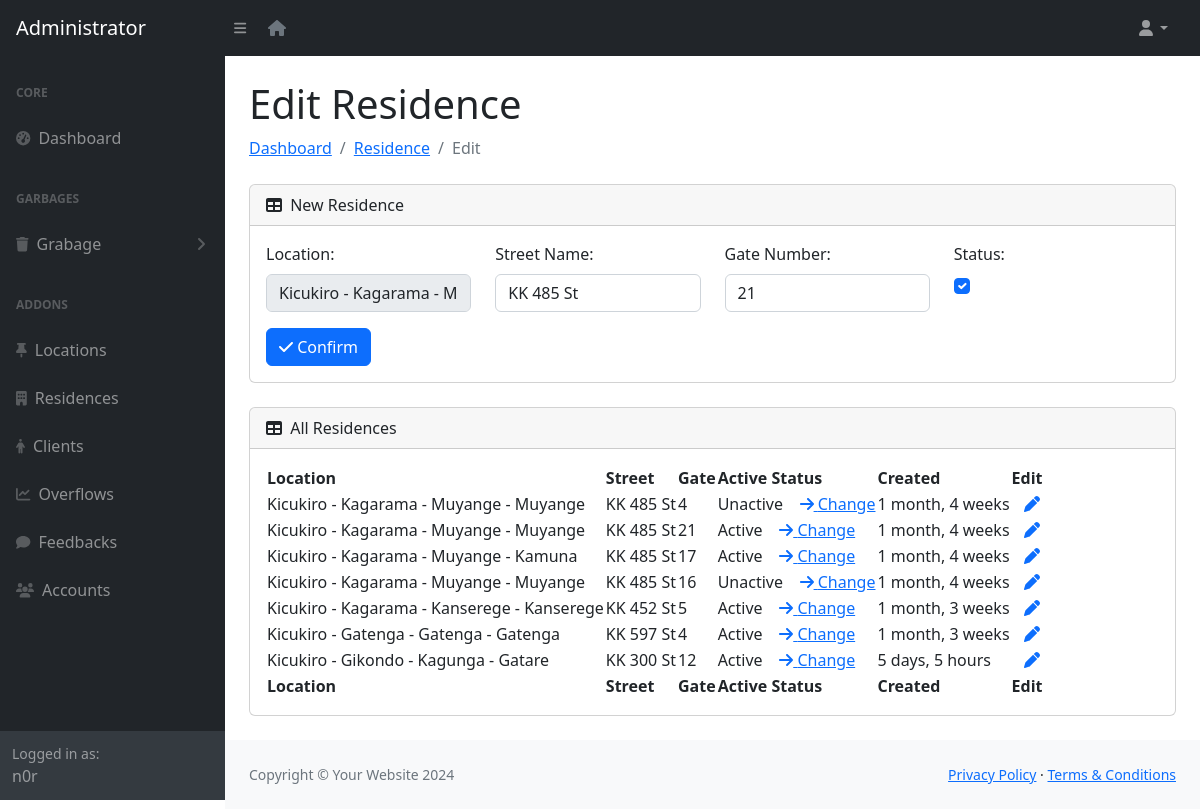
Page /change-status/2 (signed in) on the committed database.
### app/models.py (models this page shows, shortened)
class User(AbstractUser):
    class Role(models.TextChoices):
        MCOLLECTOR = "MCOLLECTOR", "Money Collector"
        ADMIN = "ADMIN", "Admin"
    role = models.CharField(max_length=50, choices=Role.choices)
    phone_number = models.CharField(validators=[phone_regex], max_length=13, unique=True, null=True)
    groups = models.ManyToManyField(
        'auth.Group',
        related_name='users',
        blank=True,
        help_text='The groups this user belongs to.'
    )
    user_permissions = models.ManyToManyField(
        'auth.Permission',
        related_name='users',
        blank=True,
        help_text='Specific permissions for this user.'
    )

class Residence(models.Model):
    location = models.ForeignKey(Location, on_delete=models.CASCADE)
    streetName = models.CharField(validators=[street_regex], max_length=9)
    gateNumber = models.CharField(max_length=10, null=True, blank=True)
    status = models.BooleanField(default = 1)
    created_at = models.DateTimeField(auto_now_add=True)
    class Meta:
        constraints = [UniqueConstraint(fields=['location', 'streetName', 'gateNumber'], name='unique_residence_combination')]
        ordering = ["created_at"]

class Location(models.Model):
    district = models.ForeignKey(District, on_delete=models.SET_NULL, null=True, blank=True)
    sector = models.ForeignKey(Sector, on_delete=models.SET_NULL, null=True, blank=True)
    cell = models.ForeignKey(Cell, on_delete=models.SET_NULL, null=True, blank=True)
    village = models.ForeignKey(Village, on_delete=models.SET_NULL, null=True, blank=True)
    created_at = models.DateTimeField(auto_now_add=True)
    class Meta:
        constraints = [UniqueConstraint(fields=['district', 'sector', 'cell', 'village'], name='unique_location_combination')]
        ordering = ["created_at"]
    def __str__(self):
        return f"{self.district} - {self.sector} - {self.cell} - {self.village}"

class District(models.Model):
    name = models.CharField(max_length=40)
    def __str__(self):
        return self.name

class Sector(models.Model):
    district = models.ForeignKey(District, on_delete=models.CASCADE)
    name = models.CharField(max_length=40)
    def __str__(self):
        return self.name

class Cell(models.Model):
    district = models.ForeignKey(District, on_delete=models.CASCADE)
    sector = models.ForeignKey(Sector, on_delete=models.CASCADE)
    name = models.CharField(max_length=40)
    def __str__(self):
        return self.name

class Village(models.Model):
    district = models.ForeignKey(District, on_delete=models.CASCADE)
    sector = models.ForeignKey(Sector, on_delete=models.CASCADE)
    cell = models.ForeignKey(Cell, on_delete=models.CASCADE)
    name = models.CharField(max_length=40)
    def __str__(self):
        return self.name

### app/views.py (the view)
# urls.py: path('change-status/<int:pk>', views.editResidence, name="edit-residence"),
@role_required(['ADMIN', 'MCOLLECTOR'])
def editResidence(request, pk):
    residences = Residence.objects.all()
    resident = Residence.objects.get(id=pk)
    if request.method == 'POST':
        form = EditResidenceForm(request.POST, instance=resident)
        if form.is_valid():
            form.instance.location = resident.location
            residence = form.save()
            messages.success(request, f"{residence} Residence Updated")
            return redirect('residence')
        else:
            messages.error(request, f"{form.errors}")
    else:
        form = EditResidenceForm(instance=resident)
    context = {'form': form, 'residences': residences}
    return render(request, 'adminn/edit-residence.html', context)

### app/forms.py
class EditResidenceForm(forms.ModelForm):
    class Meta:
        model = Residence
        fields = '__all__'
        exclude = ['location']  # Exclude location from validation
        widgets = {
            'streetName': forms.TextInput(attrs={'class': 'form-control'}),
            'gateNumber': forms.TextInput(attrs={'class': 'form-control'}),
            'status': forms.CheckboxInput(attrs={'class': 'form-check-input'}),
        }
    def __init__(self, *args, **kwargs):
        super(EditResidenceForm, self).__init__(*args, **kwargs)
        if self.instance:
            self.fields['location'] = forms.ModelChoiceField(
                queryset=Location.objects.all(),
                widget=forms.Select(attrs={'class': 'form-control', 'disabled': 'disabled'}),
                initial=self.instance.location
            )
            self.fields['location'].required = False

### app/views.py (called while the page is built)
def role_required(allowed_roles):
    def decorator(view_func):
        @wraps(view_func)
        def _wrapped_view(request, *args, **kwargs):
            if request.user.is_authenticated and request.user.role in allowed_roles:
                return view_func(request, *args, **kwargs)
            return redirect('403')
        return _wrapped_view
    return decorator

### app/templates/app/adminn/edit-residence.html (shortened to what this page needs)
{% load static %}
{% if request.user.role == "ADMIN" %}
    {% include 'adminn/includes/header.html' %}
{% else %}
    {% include 'mcollector/includes/header.html' %}
{% endif %}
            <div id="layoutSidenav_content">
                <main>
                    <div class="container-fluid px-4">
                        <h1 class="mt-4">Edit Residence</h1>
                        <ol class="breadcrumb mb-4">
                            <li class="breadcrumb-item"><a href="{% url 'admin-home' %}">Dashboard</a></li>
                            <li class="breadcrumb-item "><a href="{% url 'residence' %}">Residence</a></li>
                            <li class="breadcrumb-item active">Edit</li>
                        </ol>
                        <div class="card mb-4">
                            <div class="card-header">
                                <i class="fas fa-table me-1"></i>
                                New Residence
                            </div>
                            <div class="card-body">
                                <form method="POST" class="row">
                                    <div class="col-md-3">
                                      <label for="location" class="form-label">Location:</label>
                                      {{ form.location }}
                                    </div>
                                    <div class="col-md-3">
                                        <label for="streetName" class="form-label">Street Name:</label>
                                        {{ form.streetName }}
                                    </div>
                                    <div class="col-md-3">
                                        <label for="gateNumber" class="form-label">Gate Number:</label>
                                        {{ form.gateNumber }}
                                    </div>
                                    <div class="col-md-3">
                                        <label for="status" class="form-label">Status:</label><br>
                                        {{ form.status }}
                                    </div>
                                    <div class="col-md-12 mt-3">
                                        <button type="submit" class="btn btn-primary"><i class="fas fa-check"></i> Confirm</button>
                                      </div>
                                </form>
                            </div>
                        </div>
                        <div class="card mb-4">
                          <div class="card-header">
                              <i class="fas fa-table me-1"></i>
                              All Residences
                          </div>
                          <div class="card-body">
                            <table id="datatablesSimple">
                              <thead>
                                  <tr>
                                      <th>Location</th>
                                      <th>Street</th>
                                      <th>Gate</th>
                                      <th>Active Status</th>
                                      <th>Created</th>
                                      <th>Edit</th>
                                  </tr>
                              </thead>
                              <tfoot>
                                <tr>
                                    <th>Location</th>
                                    <th>Street</th>
                                    <th>Gate</th>
                                    <th>Active Status</th>
                                    <th>Created</th>
                                    <th>Edit</th>
                                </tr>
                              </tfoot>
                              <tbody>
                                  {% for residence in residences %}
                                  <tr>
                                      <td>{{ residence.location }}</td>
                                      <td>{{ residence.streetName }}</td>
                                      <td>{{ residence.gateNumber }}</td>
                                      {% if  residence.status %}
                                        <td> Active &nbsp &nbsp<a href="{% url 'change-residence'  residence.id %}"><i class="fa fa-arrow-right"></i> Change </a></td>
                                      {% else %}
                                        <td> Unactive &nbsp &nbsp<a href="{% url 'change-residence'  residence.id %}"><i class="fa fa-arrow-right"></i> Change </a></td>
                                      {% endif %}
                                      <td>{{ residence.created_at | timesince }}</td>
                                      <td>&nbsp &nbsp<a href="{% url 'edit-residence' residence.id %}"><i class="fa fa-pen"></i></a></td>
                                  </tr>
                                  {% endfor %}
                              </tbody>
                            </table>
                            </div>
                        </div>
                    </div>
                </main>
{% include 'adminn/includes/footer.html' %}

### app/templates/app/adminn/includes/header.html (shortened to what this page needs)
{% load static %}
<!DOCTYPE html>
<html lang="en">
    <head>
        <link href="https://cdn.jsdelivr.net/npm/simple-datatables@7.1.2/dist/style.min.css" rel="stylesheet" />
        <link href="{% static 'adminn/css/styles.css' %}" rel="stylesheet" />
    </head>
    <body class="sb-nav-fixed">
        <nav class="sb-topnav navbar navbar-expand navbar-dark bg-dark">
            <a class="navbar-brand ps-3" href="{% url 'admin-home' %}">Administrator</a>
            <button class="btn btn-link btn-sm order-1 order-lg-0 me-4 me-lg-0" id="sidebarToggle" href="#!"><i class="fas fa-bars"></i></button>&nbsp;&nbsp;&nbsp;
            <a href="/" class="text-secondary"><i class="fas fa-house"></i></a>
            <ul class="navbar-nav ms-auto ms-md-0 me-3 me-lg-4">
                <li class="nav-item dropdown">
                    <a class="nav-link dropdown-toggle" id="navbarDropdown" href="#" role="button" data-bs-toggle="dropdown" aria-expanded="false"><i class="fas fa-user fa-fw"></i></a>
                </li>
            </ul>
        </nav>
        <div id="layoutSidenav">
            <div id="layoutSidenav_nav">
                <nav class="sb-sidenav accordion sb-sidenav-dark" id="sidenavAccordion">
                    <div class="sb-sidenav-menu">
                        <div class="nav">
                            <div class="sb-sidenav-menu-heading">Core</div>
                            <a class="nav-link" href="{% url 'admin-home' %}">
                                <div class="sb-nav-link-icon"><i class="fas fa-tachometer-alt"></i></div>
                                Dashboard
                            </a>
                            <div class="sb-sidenav-menu-heading">Garbages</div>
                            <a class="nav-link collapsed" href="#" data-bs-toggle="collapse" data-bs-target="#collapseLayouts" aria-expanded="false" aria-controls="collapseLayouts">
                                <div class="sb-nav-link-icon"><i class="fas fa-trash"></i></div>
                                Grabage
                                <div class="sb-sidenav-collapse-arrow"><i class="fas fa-angle-down"></i></div>
                            </a>
                            <div class="sb-sidenav-menu-heading">Addons</div>
                            <a class="nav-link" href="{% url 'locations' %}">
                                <div class="sb-nav-link-icon"><i class="fas fa-thumb-tack"></i></div>
                                Locations
                            </a>
                            <a class="nav-link" href="{% url 'residence' %}">
                                <div class="sb-nav-link-icon"><i class="fas fa-building"></i></div>
                                Residences
                            </a>
                            <a class="nav-link" href="{% url 'clients' %}">
                                <div class="sb-nav-link-icon"><i class="fas fa-male"></i></div>
                                Clients
                            </a>
                            <a class="nav-link" href="{% url 'overflow' %}">
                                <div class="sb-nav-link-icon"><i class="fas fa-line-chart"></i></div>
                                Overflows
                            </a>
                            <a class="nav-link" href="{% url 'feedbacks' %}">
                                <div class="sb-nav-link-icon"><i class="fas fa-comment"></i></div>
                                Feedbacks
                            </a>
                            <a class="nav-link" href="{% url 'accounts' %}">
                                <div class="sb-nav-link-icon"><i class="fas fa-users"></i></div>
                                Accounts
                            </a>
                        </div>
                    </div>
                    <div class="sb-sidenav-footer">
                        <div class="small">Logged in as:</div>
                        {{ request.user }}
                    </div>
                </nav>
            </div>

### rows in the picture
User: user "n0r"
Residence: location "Kicukiro - Kagarama - Muyange - Muyange", streetName "KK 485 St", gateNumber "21", status "☑", shows "Active", created_at "1 month, 4 weeks"
Residence: location "Kicukiro - Kagarama - Muyange - Muyange", streetName "KK 485 St", gateNumber "4", status "Unactive", created_at "1 month, 4 weeks"
Residence: location "Kicukiro - Kagarama - Muyange - Kamuna", streetName "KK 485 St", gateNumber "17", status "Active", created_at "1 month, 4 weeks"
Residence: location "Kicukiro - Kagarama - Muyange - Muyange", streetName "KK 485 St", gateNumber "16", status "Unactive", created_at "1 month, 4 weeks"
Residence: location "Kicukiro - Kagarama - Kanserege - Kanserege", streetName "KK 452 St", gateNumber "5", status "Active", created_at "1 month, 3 weeks"
Residence: location "Kicukiro - Gatenga - Gatenga - Gatenga", streetName "KK 597 St", gateNumber "4", status "Active", created_at "1 month, 3 weeks"
Residence: location "Kicukiro - Gikondo - Kagunga - Gatare", streetName "KK 300 St", gateNumber "12", status "Active", created_at "5 days, 5 hours"
